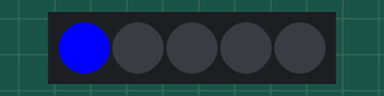
A program run on a simulated Raspberry Pi (BCM pin numbers). On the bench: 5 RGB LEDs in strip order, left to right. At 0.5 s the program stops and its outputs stay as they are.

Above: at 0.05 s.
At 0.5 s:
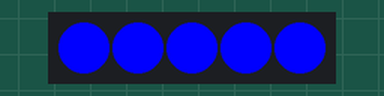

The program:

led_test.py
```python
import time
import random
from rpi_ws281x import Adafruit_NeoPixel, Color

# LED 配置:
LED_COUNT      = 5      # 要控制LED的数量.
LED_PIN        = 12      # GPIO接口 (PWM编码).
LED_BRIGHTNESS = 255    # 设置LED亮度 (0-255)
#以下LED配置无需修改
LED_FREQ_HZ    = 800000  # LED信号频率（以赫兹为单位）（通常为800khz）
LED_DMA        = 10       # 用于生成信号的DMA通道（尝试5）
LED_INVERT     = False   # 反转信号（使用NPN晶体管电平移位时）

# 创建NeoPixel对象
strip = Adafruit_NeoPixel(LED_COUNT, LED_PIN, LED_FREQ_HZ, LED_DMA, LED_INVERT, LED_BRIGHTNESS)
# 初始化库
strip.begin()

#设置整体亮度 关闭LED为0 最亮为255 范围0-255
#该函数与下面的设置颜色都不会直接对LED进行修改，可以理解为将修改数据保存到缓存区。
#strip.setBrightness(200)


#numPixels()函数介绍：取NeoPixel对象创建时设置的LED数量
for i in range(0,strip.numPixels()):   #设置个循环(循环次数为LED数量)

    # setPixelColor()函数介绍：设置LED色值(RGB).
        #参数1：LED 的ID (从0开始, 比如第5个LED)
        #参数2：RGB色值  Color()RGB转Color值，参数依次为R,G,B
    #例子：设置第5个LED颜色为红色
    #       strip.setPixelColor(4, Color(255,0,0))
    #该函数不会直接对LED进行修改，可以理解为将修改数据保存到缓存区。
	strip.setPixelColor(i, Color(0,0,255))


    #提交缓存区的修改数据到WS2812B，以显示效果
	strip.show()

	time.sleep(0.1) #延迟0.1秒
```
